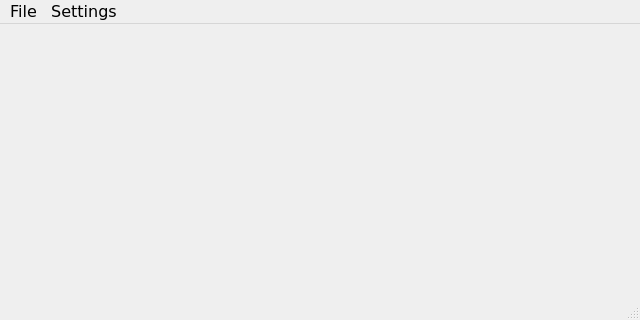
<?xml version="1.0" encoding="UTF-8"?>
<ui version="4.0">
 <class>MainWindow</class>
 <widget class="QMainWindow" name="MainWindow">
  <property name="geometry">
   <rect>
    <x>0</x>
    <y>0</y>
    <width>640</width>
    <height>320</height>
   </rect>
  </property>
  <property name="minimumSize">
   <size>
    <width>640</width>
    <height>320</height>
   </size>
  </property>
  <property name="maximumSize">
   <size>
    <width>640</width>
    <height>768</height>
   </size>
  </property>
  <property name="baseSize">
   <size>
    <width>640</width>
    <height>320</height>
   </size>
  </property>
  <property name="font">
   <font>
    <family>DejaVu Sans</family>
    <pointsize>12</pointsize>
   </font>
  </property>
  <property name="cursor">
   <cursorShape>ArrowCursor</cursorShape>
  </property>
  <property name="windowTitle">
   <string>Brad's GPS Data Logger</string>
  </property>
  <property name="toolButtonStyle">
   <enum>Qt::ToolButtonTextOnly</enum>
  </property>
  <widget class="QWidget" name="centralwidget"/>
  <widget class="QMenuBar" name="menubar">
   <property name="geometry">
    <rect>
     <x>0</x>
     <y>0</y>
     <width>640</width>
     <height>24</height>
    </rect>
   </property>
   <widget class="QMenu" name="menuFile">
    <property name="title">
     <string>File</string>
    </property>
   </widget>
   <widget class="QMenu" name="menuSettings">
    <property name="title">
     <string>Settings</string>
    </property>
   </widget>
   <addaction name="menuFile"/>
   <addaction name="menuSettings"/>
  </widget>
  <widget class="QStatusBar" name="statusbar"/>
 </widget>
 <resources/>
 <connections/>
</ui>
